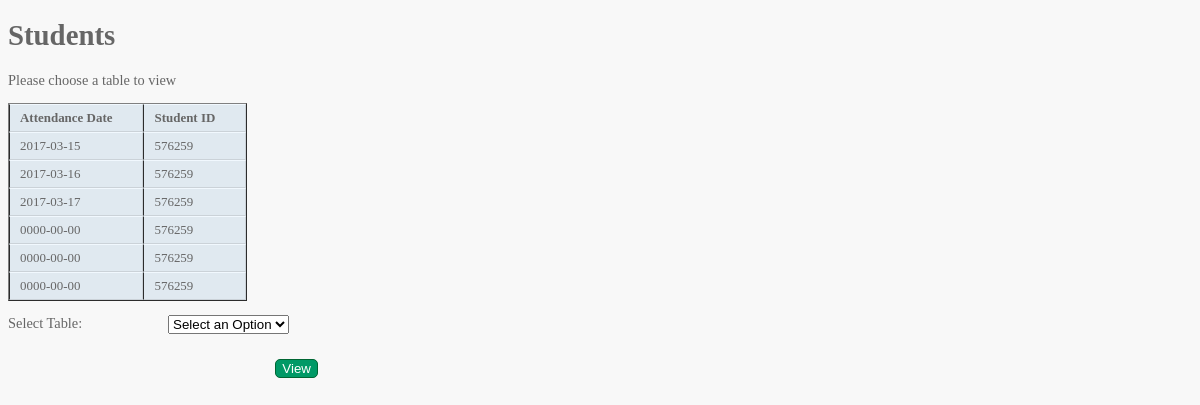
Screenshot of /attendance_students.php with the database file from the repository.
### tables this page shows
CREATE TABLE IF NOT EXISTS ATTENDANCE
(	attDate		DATE		NOT NULL,
	studentID	CHAR(7),
    FOREIGN KEY (studentID) REFERENCES STUDENT(studentID));

### attendance_students.php (the view, shortened to what this page needs)
<!DOCTYPE html>
<html>
	<head>
  	<link href="pagestyle.css" type="text/css" rel="stylesheet" />
	</head>
	<body>
    <h1>Students</h1>
    <p>Please choose a table to view<br /></p>
     <div id="main">
     <table border=1>
       <tr>
       <th>Attendance Date</th>
			 <th>Student ID</th>
       </tr>
<?php
include 'db.inc.php';
if (!($connection = @ mysql_connect($hostName, $username,
  $password)))
  showerror();
    $query = "SELECT * FROM attendance";
    if (!($result = @ mysql_query ($query, $connection)))
      showerror();
    while ($row = @ mysql_fetch_array($result))
      echo "<tr>
    <td>{$row["attDate"]}</td>
		<td>{$row["studentID"]}</td>
    </tr>";
  ?>
</table>
<form action="students_home.php" method="post">
<p><label class="title" for="selectTable"> Select Table:</label>
<select name="selectTable" id="selectTable">
	<option value="" disabled selected>Select an Option</option>
</select></p>
<div class="submit">
 <input type="submit" value="View" />
</div>
</form>
 </div>
 </body>
</html>

### PAUL UPDATED FINAL REPORT FILES/css/pagestyle.css (style rules this page uses)
body { font=family: Arial, Verdana, sans-serif; font-size: 90%; color: #666666; background-color: #f8f8f8; }
table { border-spacing: 0px; }
th, td { padding: 5px 30px 5px 10px; border-spacing: 0px; font-size: 90%; margin: 0px; }
th,td { text-align: left; background-color: #e0e9f0; border-top: 1px solid #f1f8fe; border-bottom: 1px solid #cbd2d8; border-right: 1px solid #cbd2d8; }
td { text-shadow: 1px 1px p1x #ffffff; }
input[type="submit"] { border: 1px solid #006633; background-color: #009966; color: #ffffff; border-radius: 5px; padding 5px; margin-top: 10px; }
.title { float: left; width: 160px; clear: left; }
.submit { width: 310px; text-align: right; }

### rows the page displays
attendance: attDate "2017-03-15", studentID "576259"
attendance: attDate "2017-03-16", studentID "576259"
attendance: attDate "2017-03-17", studentID "576259"
attendance: attDate "0000-00-00", studentID "576259"
attendance: attDate "0000-00-00", studentID "576259"
attendance: attDate "0000-00-00", studentID "576259"
